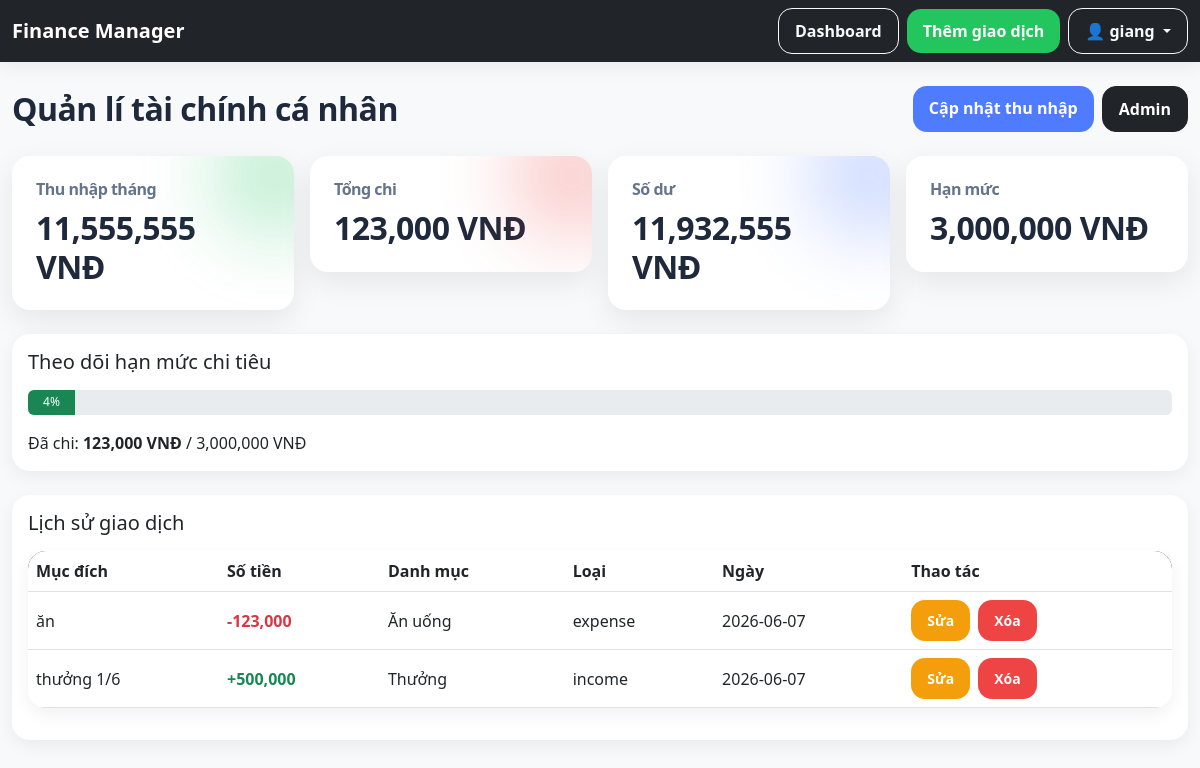
The page /dashboard (signed in) on the database as committed earlier.
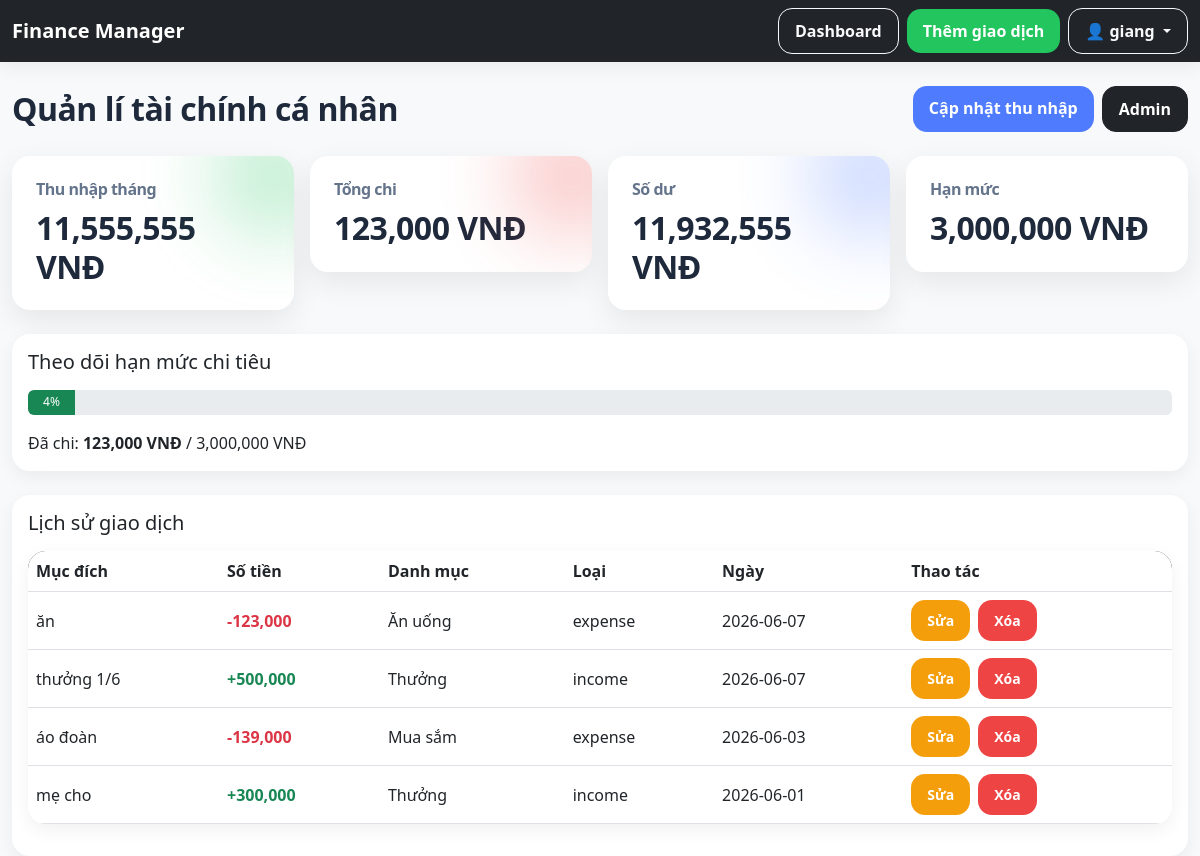
The same page on the database as committed later.
### models.py (models this page shows)
class User(db.Model, UserMixin):
    id = db.Column(db.Integer, primary_key=True)
    username = db.Column(db.String(100), unique=True, nullable=False)
    email = db.Column(db.String(200), unique=True, nullable=False)
    password = db.Column(db.String(200), nullable=False)
    role = db.Column(db.String(20), default="user")
    monthly_income = db.Column(db.Float, default=0)
    budget_limit = db.Column(db.Float, default=0)
    transactions = db.relationship("Transaction", backref="user", lazy=True)

class Transaction(db.Model):
    id = db.Column(db.Integer, primary_key=True)
    title = db.Column(db.String(200), nullable=False)
    amount = db.Column(db.Float, nullable=False)
    category = db.Column(db.String(100), nullable=False)
    type = db.Column(db.String(20), nullable=False)
    description = db.Column(db.Text)
    date = db.Column(db.Date, default=date.today)
    user_id = db.Column(db.Integer, db.ForeignKey('user.id'), nullable=False)

### routes/transaction_routes.py (the view)
@transaction.route('/dashboard') #tạo route dashboard
@login_required # ycau đăng nhập
def dashboard():# định nghĩa hàm
    if current_user.monthly_income <= 0: # kiểm tra đã thu nhập chưa
        return redirect(url_for('transaction.set_income')) #chưa thì chuyển sâng trang thiết lập
    total_income = db.session.query(func.sum(Transaction.amount)).filter(
        Transaction.user_id == current_user.id,# lấy giao dịch của người dùng
        Transaction.type == 'income'#chỉ lấy giao dịch thu
    ).scalar() or 0 # tính tổng thu nhập
    total_expense = db.session.query(func.sum(Transaction.amount)).filter(
        Transaction.user_id == current_user.id, #lấy giao dịch của ng dùng
        Transaction.type == 'expense' # chỉ lấy giao dịch chi
    ).scalar() or 0 #tính tổng chi
    budget_limit = current_user.budget_limit or 0 #lấy hạn mức chi tiêu
    balance = current_user.monthly_income + total_income - total_expense #tính số dư
    if current_user.role == "admin": #ktra quyền adm
        transactions = Transaction.query.all() #adm xem tca giao dịch
    else:
        transactions = Transaction.query.filter_by(user_id=current_user.id).all() #user chỉ xem của mình
    return render_template(
        "dashboard.html", # hiện thị trên daashboard
        transactions=transactions,
        total_income=total_income,
        total_expense=total_expense,
        balance=balance,
        budget_limit=budget_limit,
        monthly_income=current_user.monthly_income
    )

### templates/dashboard.html (shortened to what this page needs)
{% extends 'base.html' %}
{% block content %}
<div class="d-flex justify-content-between align-items-center mb-4">
    <h2 class="fw-bold mb-0">
        Quản lí tài chính cá nhân
    </h2>
    <div class="d-flex gap-2">
        <a href="{{ url_for('transaction.set_income') }}"
           class="btn btn-primary">
            Cập nhật thu nhập
        </a>
        {% if current_user.role == 'admin' %}
        <a href="{{ url_for('admin.dashboard') }}"
           class="btn btn-dark">
            Admin
        </a>
        {% endif %}
    </div>
</div>
<div class="row g-3 mb-4">
    <div class="col-md-3">
        <div class="dashboard-card income-card">
            <h3>Thu nhập tháng</h3>
            <h2>{{ "{:,.0f}".format(monthly_income) }} VNĐ</h2>
        </div>
    </div>
    <div class="col-md-3">
        <div class="dashboard-card expense-card">
            <h3>Tổng chi</h3>
            <h2>{{ "{:,.0f}".format(total_expense) }} VNĐ</h2>
        </div>
    </div>
    <div class="col-md-3">
        <div class="dashboard-card balance-card">
            <h3>Số dư</h3>
            <h2>{{ "{:,.0f}".format(balance) }} VNĐ</h2>
        </div>
    </div>
    <div class="col-md-3">
        <div class="dashboard-card">
            <h3>Hạn mức</h3>
            <h2>{{ "{:,.0f}".format(budget_limit) }} VNĐ</h2>
        </div>
    </div>
</div>
<div class="card p-3 mb-4">
    <h5 class="mb-3">Theo dõi hạn mức chi tiêu</h5>
    {% if budget_limit > 0 %}
        {% set percent = (total_expense / budget_limit * 100) %}
    {% else %}
        {% set percent = 0 %}
    {% endif %}
    {% set progress_width = 100 if percent > 100 else percent %}
    <div class="progress" style="height:25px;">
        <div class="progress-bar
        {% if percent >=100 %} bg-danger
        {% elif percent >=80 %} bg-warning
        {% else %} bg-success
        {% endif %}"
        style="width: {{ progress_width }}%;">
        {{ percent|round|int }}%
        </div>
    </div>
    <p class="mt-3 mb-0">
        Đã chi:
        <strong>{{ "{:,.0f}".format(total_expense) }} VNĐ</strong>
        /
        {{ "{:,.0f}".format(budget_limit) }} VNĐ
    </p>
</div>
<div class="card p-3">
    <h5 class="mb-3">Lịch sử giao dịch</h5>
    {% if transactions %}
    <table class="table table-hover align-middle">
        <thead>
            <tr>
                <th>Mục đích</th>
                <th>Số tiền</th>
                <th>Danh mục</th>
                <th>Loại</th>
                <th>Ngày</th>
                <th>Thao tác</th>
            </tr>
        </thead>
        <tbody>
        {% for t in transactions %}
        <tr>
            <td>{{ t.title }}</td>
            <td>
            {% if t.type == 'income' %}
                <span class="text-success fw-bold">
                +{{ "{:,.0f}".format(t.amount) }}
                </span>
            {% else %}
                <span class="text-danger fw-bold">
                -{{ "{:,.0f}".format(t.amount) }}
                </span>
            {% endif %}
            </td>
            <td>{{ t.category }}</td>
            <td>{{ t.type }}</td>
            <td>{{ t.date }}</td>
            <td class="d-flex gap-2">
                <a href="{{ url_for('transaction.edit_transaction', id=t.id) }}"
                   class="btn btn-sm btn-warning">
                    Sửa
                </a>
                <a href="{{ url_for('transaction.delete_transaction', id=t.id) }}"
                   class="btn btn-sm btn-danger"
                   onclick="return confirm('Bạn có chắc muốn xóa?')">
                    Xóa
                </a>
            </td>
        </tr>
        {% endfor %}
        </tbody>
    </table>
    {% else %}
    <div class="alert alert-info">
        Chưa có giao dịch nào.
    </div>
    {% endif %}
</div>
{% endblock %}

### templates/base.html (shortened to what this page needs)
<!DOCTYPE html>
<html lang="vi">
<head>
    <link href="https://cdn.jsdelivr.net/npm/bootstrap@5.3.0/dist/css/bootstrap.min.css"
          rel="stylesheet">
    <link rel="stylesheet"
          href="{{ url_for('static', filename='css/style.css') }}">
</head>
<body class="bg-light">
    <nav class="navbar navbar-expand-lg navbar-dark bg-dark">
        <div class="container">
            <a class="navbar-brand fw-bold"
               href="{{ url_for('transaction.dashboard') }}">
                Finance Manager
            </a>
            <div class="d-flex ms-auto align-items-center gap-2">
                <a href="{{ url_for('transaction.dashboard') }}"
                   class="btn btn-outline-light">
                    Dashboard
                </a>
                <a href="{{ url_for('transaction.add_transaction') }}"
                   class="btn btn-success">
                    Thêm giao dịch
                </a>
                <div class="dropdown">
                    <button class="btn btn-outline-light dropdown-toggle"
                            type="button"
                            data-bs-toggle="dropdown"
                            aria-expanded="false">
                        👤 {{ current_user.username }}
                    </button>
                </div>
            </div>
        </div>
    </nav>
    <div class="container mt-4">
        {% block content %}
        {% endblock %}
    </div>
</body>
</html>

### static/css/style.css (style rules this page uses)
:root { --bg: #f4f7ff; --card: #ffffff; --text: #1e293b; --muted: #64748b; --primary: #4f7cff; --success: #22c55e; --danger: #ef4444; --warning: #f59e0b; --shadow: 0 10px 30px rgba(0,0,0,0.08); --soft-shadow: 0 6px 18px rgba(0,0,0,0.06); --radius: 18px; }
body { font-family: "Segoe UI", sans-serif; background: var(--bg); color: var(--text); }
.container { max-width: 1200px; }
h1,h2,h3 { font-weight: 800; letter-spacing: -0.5px; color: var(--text); }
.navbar { background: rgba(255,255,255,0.8); backdrop-filter: blur(10px); box-shadow: var(--soft-shadow); }
.dashboard-card { background: var(--card); border-radius: var(--radius); padding: 24px; box-shadow: var(--shadow); transition: 0.25s ease; position: relative; overflow: hidden; }
.dashboard-card::before { content:""; position:absolute; width:120px; height:120px; border-radius:50%; filter: blur(40px); top:-40px; right:-40px; opacity:0.3; }
.income-card::before { background: var(--success); }
.expense-card::before { background: var(--danger); }
.balance-card::before { background: var(--primary); }
.dashboard-card h3 { font-size:16px; color: var(--muted); margin-bottom: 10px; }
.dashboard-card h2 { font-size:32px; font-weight: 800; margin:0; }
.card { border: none; border-radius: var(--radius); box-shadow: var(--soft-shadow); }
.btn { border-radius: 14px; font-weight: 600; padding: 10px 16px; transition: 0.2s; }
.btn-primary { background: var(--primary); border: none; }
.btn-success { background: var(--success); border: none; }
.btn-danger { background: var(--danger); border: none; }
.btn-warning { background: var(--warning); border: none; color: white; }
.table { background: white; border-radius: var(--radius); overflow: hidden; box-shadow: var(--soft-shadow); }
.table thead { background: #0f172a; color: white; }
.table tbody tr { transition: 0.2s; }
.dropdown { position: relative; overflow: visible !important; }
.navbar { position: relative; z-index: 1050; }
.card { position: relative; z-index: 1; overflow: visible !important; }

Rows that differ between the two databases and show on the page:
added Transaction: title "áo đoàn", amount "139,000", category "Mua sắm", type "expense", date "2026-06-03"
added Transaction: title "mẹ cho", amount "300,000", category "Thưởng", type "income", date "2026-06-01"
